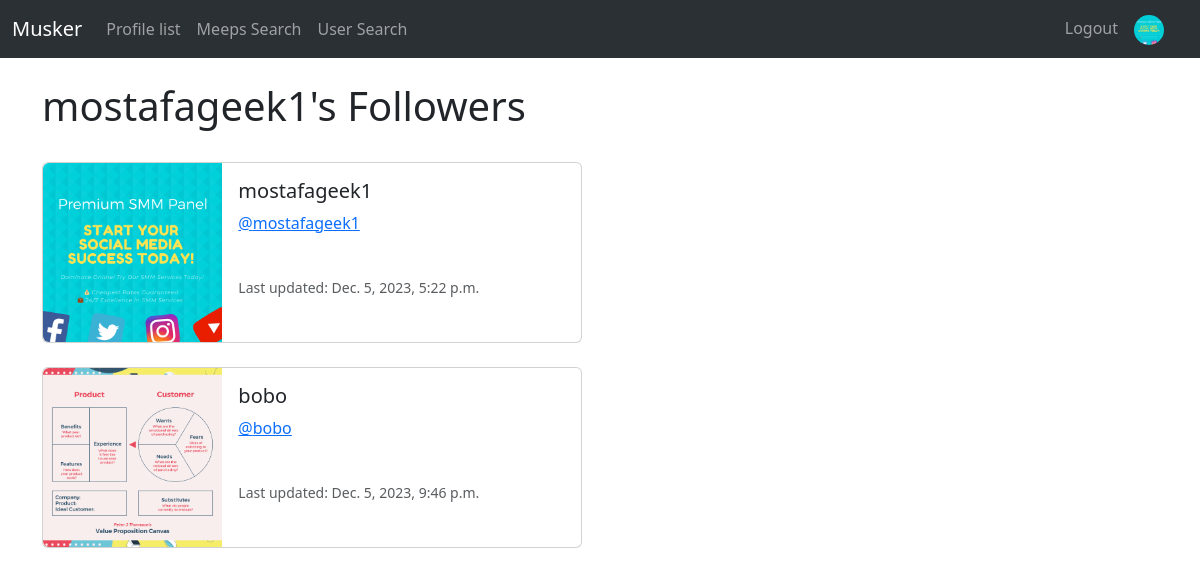
Page /profile/followers/1 (signed in) on the committed database.
### musker/models.py (models this page shows, shortened)
class Profile(models.Model):
    user = models.OneToOneField(User, on_delete=models.CASCADE)
    follows = models.ManyToManyField("self",
                                     related_name="followed_by",
                                     symmetrical=False,
                                     blank=True)
    date_modified = models.DateTimeField(User, auto_now=True)
    profile_image = models.ImageField(null=True,
                                      blank=True,
                                      upload_to="images/")
    profile_bio = models.CharField(null=True, blank=True, max_length=300)
    website_link = models.CharField(null=True, blank=True, max_length=100)
    instagram_link = models.CharField(null=True, blank=True, max_length=100)
    facebook_link = models.CharField(null=True, blank=True, max_length=100)

### musker/views.py (the view)
# urls.py: path('profile/followers/<int:pk>', views.followers, name='followers'),
def followers(request, pk):
    if request.user.is_authenticated:
        if request.user.id == pk:
            profiles = Profile.objects.get(user_id=pk)
            return render(request, 'followers.html', {'profiles': profiles})
        else:
            messages.success(request, ("That's not your profile"))
            return redirect('home')
    else:
        messages.success(request, ("You must be logged in !"))
        return redirect('home')

### musker/templates/followers.html
{% extends 'base.html' %}
{% load static %}
{% block content %}
<div class="container">
    <h1>{{ request.user.username }}'s Followers</h1>
    <br>
    {% if profiles %}
        {% for profile in profiles.followed_by.all %}
            <div class="card md-3" style="max-width: 540px;">
                <div class="row g-0">
                    <div class="col-md-4">
                        {% if profile.profile_image %}
                            <img class="img-fluid rounded-start" src="{{ profile.profile_image.url }}" alt="Profile image">
                        {% else %}
                            <img class="img-fluid rounded-start" src="{% static 'images/default.jpeg' %}" alt="Profile image">
                        {% endif %}
                    </div>
                    <div class="col-md-8">
                        <div class="card-body">
                            <h5 class="card-title">{{ profile.user.username }}</h5>
                            <p class="card-text"><a href="{% url 'profile' profile.user.id %}">
                                @{{ profile.user.username|lower }}
                            </a> </p>
                            <br>
                            <p class="card-text"><small class="text-muted">Last updated: {{ profile.date_modified }}</small></p>
                        </div>
                    </div>
                </div>
            </div>
            <br>
        {% endfor %}
    {% endif %}
</div>
{% endblock %}

### musker/templates/navbar.html (shortened to what this page needs)
{% load static %}
<nav class="navbar navbar-expand-lg bg-body-tertiary" data-bs-theme="dark">
    <div class="container-fluid">
        <a class="navbar-brand" href="{% url 'home' %}">Musker</a>
        <div class="collapse navbar-collapse" id="navbarSupportedContent">
            <ul class="navbar-nav me-auto mb-2 mb-lg-0">
                <li class="nav-item">
                    <a class="nav-link" aria-current="page" href="{% url 'profile_list' %}">Profile list</a>
                </li>
                <li class="nav-item">
                    <a class="nav-link" aria-current="page" href="{% url 'search' %}">Meeps Search</a>
                </li>
                <li class="nav-item">
                    <a class="nav-link" aria-current="page" href="{% url 'user_search' %}">User Search</a>
                </li>
            </ul>
            <ul class="navbar-nav ml-auto">
                {% if user.is_authenticated %}
                    <li class="nav-item">
                        <a class="nav-link" href="{% url 'logout' %}">Logout</a>
                    </li>
                    <li class="nav-link navbar-brand">
                        <a href="{% url 'profile' request.user.id %}">
                            {% if user.profile.profile_image %}
                                <img src="{{ user.profile.profile_image.url }}" class="rounded-circle" width="30" alt="">
                            {% else %}
                                <img class="rounded-circle" src="{% static 'images/default.jpeg' %}" width="30">
                            {% endif %}
                        </a>
                    </li>
                {% endif %}
            </ul>
        </div>
    </div>
</nav>

### rows in the picture
Profile: profile_image (picture), user.username "mostafageek1", date_modified "Dec. 5, 2023, 5:22 p.m."
Profile: profile_image (picture), user.username "bobo", date_modified "Dec. 5, 2023, 9:46 p.m."

### other values in the picture
{{ request.user.username }} "mostafageek1"
